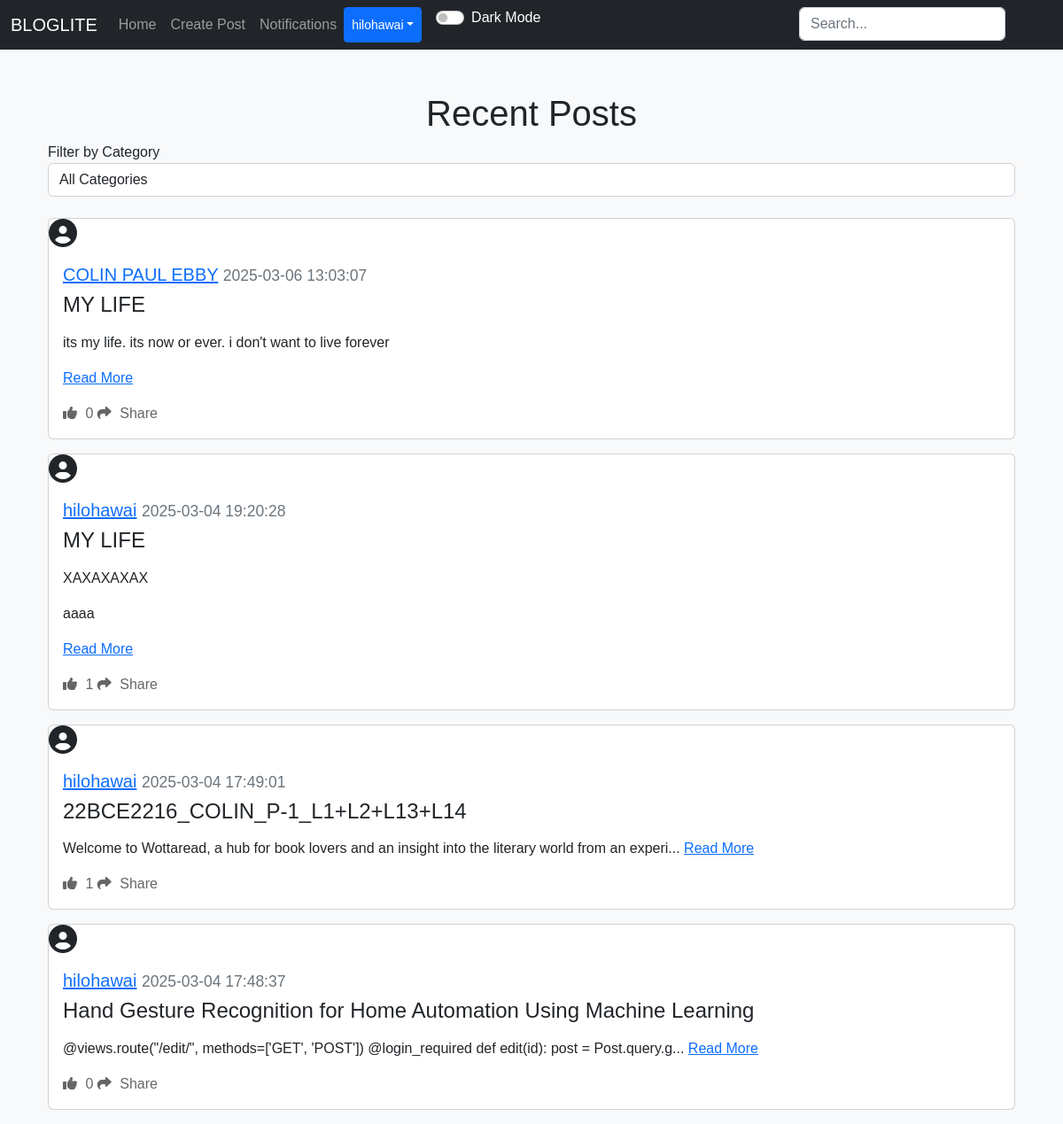
The page /home (signed in) on the database as committed earlier.
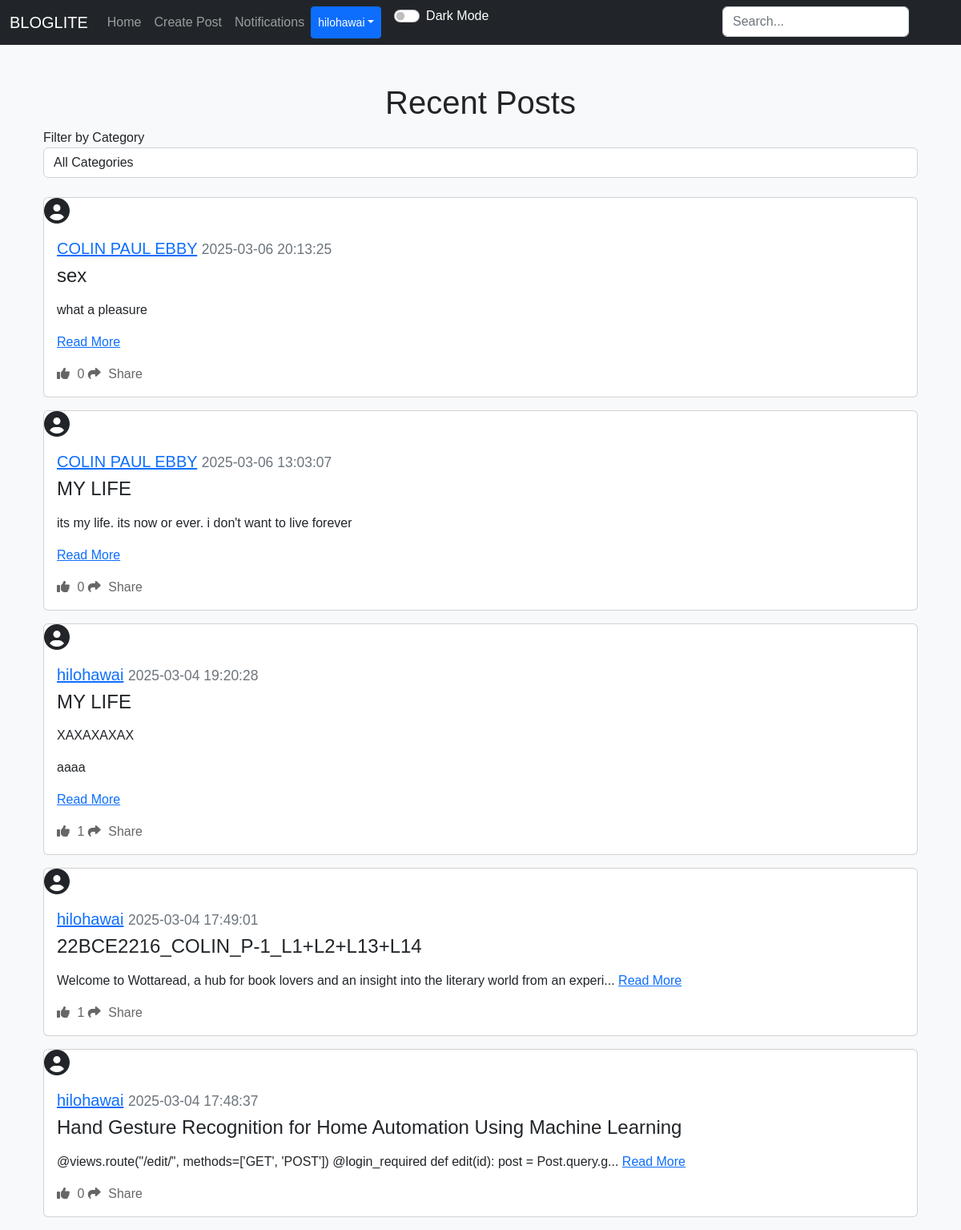
The same page on the database as committed later.
### applicaton/models.py (models this page shows)
class User(db.Model, UserMixin):
    id = db.Column(db.Integer, primary_key=True)
    email = db.Column(db.String(150), unique=True)
    username = db.Column(db.String(150), unique=True)
    password = db.Column(db.String(150))
    date_created = db.Column(db.DateTime(timezone=True), default=func.now())
    profile_picture = db.Column(db.String(150), nullable=True)
    posts = db.relationship("Post", backref="user", cascade="all, delete")
    comments = db.relationship("Comment", backref="user", cascade="all, delete")
    likes = db.relationship("Like", backref="user", cascade="all, delete")
    followers = db.relationship("Follower", foreign_keys=[Follower.user_id], backref="followed_user", lazy="dynamic")
    following = db.relationship("Follower", foreign_keys=[Follower.follower_id], backref="follower", lazy="dynamic")
    notifications = db.relationship("Notification", backref="user", cascade="all, delete", lazy="dynamic")

class Post(db.Model):
    id = db.Column(db.Integer, primary_key=True)
    title = db.Column(db.String(150), nullable=False)  # Add title field
    text = db.Column(db.Text, nullable=False)
    date_created = db.Column(db.DateTime(timezone=True), default=func.now())
    author = db.Column(db.Integer, db.ForeignKey('user.id'), nullable=False)
    category_id = db.Column(db.Integer, db.ForeignKey('category.id'), nullable=True)
    comments = db.relationship("Comment", backref="post", cascade="all, delete")
    likes = db.relationship("Like", backref="post", cascade="all, delete")

### applicaton/views.py (the view)
@views.route("/")
@views.route("/home")
@login_required
def home():
    following_ids = []
    for follower in current_user.following:
        following_ids.append(follower.user_id)
    if following_ids:
        following_posts = Post.query.filter(Post.author.in_(following_ids)).all()
    else:
        following_posts = Post.query.filter(Post.author != current_user.id).all()
    user_posts = current_user.posts
    posts_dict = {post.id: post for post in following_posts + user_posts}
    posts = list(posts_dict.values())
    posts.sort(key=lambda x: x.date_created, reverse=True)
    return render_template("home.html", user=current_user, posts=posts)

### applicaton/templates/home.html (shortened to what this page needs)
{% extends "nav.html" %}
{% block content %}
<div class="container mt-5">
    <h1 align="center">Recent Posts</h1>
    <form method="GET" action="{{ url_for('views.home') }}">
        <div class="form-group">
            <label for="category_id">Filter by Category</label>
            <select name="category_id" id="category_id" class="form-control" onchange="this.form.submit()">
                <option value="">All Categories</option>
            </select>
        </div>
    </form>
    <br />
    {% for post in posts %}
        <div class="card mb-3">
            <div class="profile-pic-container mr-3">
                {% if post.user.profile_picture %}
                    <img src="{{ url_for('static', filename='uploads/' + post.user.profile_picture) }}" alt="Profile Picture" class="profile-pic">
                {% else %}
                    <i class="fas fa-user-circle fa-2x"></i>
                {% endif %}
            </div>
            <div class="card-body">
                <h5 class="card-title">
                    <a href="{{ url_for('views.post', username=post.user.username) }}">{{ post.user.username }}</a>
                    <small class="text-muted">{{ post.date_created }}</small>
                </h5>
                <h4>{{ post.title }}</h4>
                <p class="card-text">
                    {% if post.text|length > 100 %}
                        {{ post.text[:100] | safe }}... <a href="{{ url_for('views.view_post', id=post.id) }}">Read More</a>
                    {% else %}
                        {{ post.text | safe }} <a href="{{ url_for('views.view_post', id=post.id) }}">Read More</a>
                    {% endif %}
                </p>
                <div>
                    <a href="#" class="like-btn" data-post-id="{{ post.id }}">
                        <i class="fas fa-thumbs-up"></i> <span class="like-count">{{ post.likes|length }}</span>
                    </a>
                    <a href="#" class="share-btn ml-3" data-post-id="{{ post.id }}" data-bs-toggle="modal" data-bs-target="#shareModal">
                        <i class="fas fa-share"></i> Share
                    </a>
                </div>
            </div>
        </div>
    {% endfor %}
</div>
{% endblock %}

### applicaton/templates/nav.html (shortened to what this page needs)
<!DOCTYPE html>
<html lang="en">
<head>
  <link href="https://cdn.jsdelivr.net/npm/bootstrap@5.2.3/dist/css/bootstrap.min.css" rel="stylesheet">
  <link rel="stylesheet" href="https://code.jquery.com/ui/1.12.1/themes/base/jquery-ui.css">
  <link rel="stylesheet" href="{{ url_for('static', filename='style.css') }}">
</head>
<body>
  <nav class="navbar navbar-expand-lg navbar-dark bg-dark">
    <div class="container-fluid">
      <a class="navbar-brand" href="/home">BLOGLITE</a>
      <div class="collapse navbar-collapse" id="navbar">
        <div class="navbar-nav">
          <a class="nav-item nav-link" href="/home">Home</a>
          {% if user.is_authenticated %}
            <a class="nav-item nav-link" href="/create-post">Create Post</a>
            <a class="nav-item nav-link" href="/notifications">Notifications</a>
            <div style="position: absolute; right: 57px;">
              <form action="{{ url_for('views.search') }}" method="POST" class="d-flex" role="search">
                <input type="search" placeholder="Search..." name="query" class="form-control me-2" id="search-input">
              </form>
            </div>
            <div class="btn-group">
              <button type="button" class="btn btn-sm btn-primary dropdown-toggle" data-bs-toggle="dropdown">{{ user.username }}</button>
            </div>
          {% else %}
            <a class="nav-item nav-link" href="/login">Login</a>
            <a class="nav-item nav-link" href="/sign-up">Sign Up</a>
          {% endif %}
          <div class="form-check form-switch ms-3">
            <input class="form-check-input" type="checkbox" id="darkModeToggle" onclick="toggleDarkMode()">
            <label class="form-check-label text-white" for="darkModeToggle">Dark Mode</label>
          </div>
        </div>
      </div>
    </div>
  </nav>
  <div class="container">{% block content %}{% endblock %}</div>
</body>
</html>

### applicaton/static/style.css (style rules this page uses)
body { background-color: #f8f9fa; font-family: Arial, sans-serif; }
.profile-pic-container { display: inline-block; vertical-align: middle; margin-right: 10px; }
.like-btn { color: #666; text-decoration: none; transition: color 0.3s ease; }
.like-btn i { margin-right: 5px; }
.share-btn { color: #666; text-decoration: none; transition: color 0.3s ease; }
.share-btn i { margin-right: 5px; }

Rows that differ between the two databases and show on the page:
added Post: user.username "COLIN PAUL EBBY", date_created "2025-03-06 20:13:25", title "sex", text "what a pleasure", likes|length "0"
